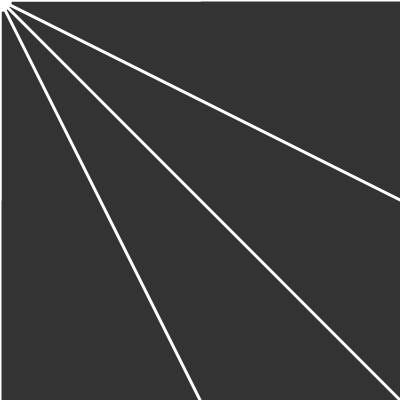
Frame 1 (no input)
Frame 60 (no input): identical to frame 1, image omitted
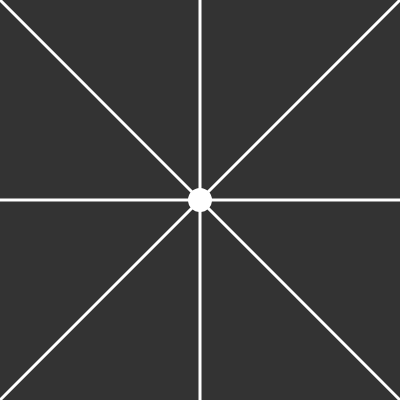
Frame 120 (the mouse pressed at the canvas centre since frame 60)

The p5.js sketch that drew these frames (run headless with seeded random() and noise() and a simulated clock; from frame 60 on, the mouse is pressed at the canvas centre):

// p5.js sketch
// ── sketch.js
function setup() {
  createCanvas(400, 400);
}

function draw() {
  background(51);

  connectToMouse(0, 0);
  connectToMouse(400, 0);
  connectToMouse(0, 400);
  connectToMouse(400, 400);
  
  connectToMouse(200, 0);
  connectToMouse(200, 400);
  connectToMouse(0, 200);
  connectToMouse(400, 200);

  ellipse(constrain(mouseX,0,500), constrain(mouseY,0,500), 21, 21);
}

function connectToMouse(x, y) {
  strokeWeight(3);
  stroke(255);
  line(constrain(mouseX,0,500), constrain(mouseY,0,500), x, y);
}
